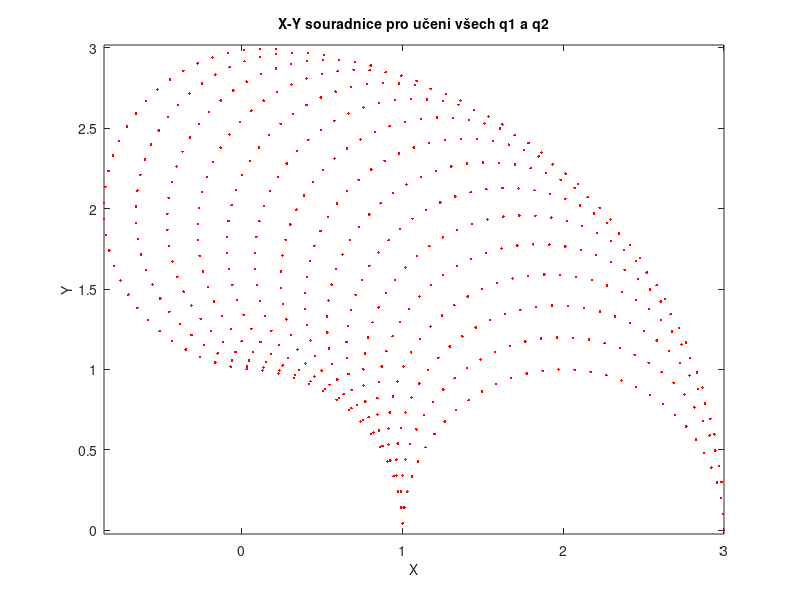
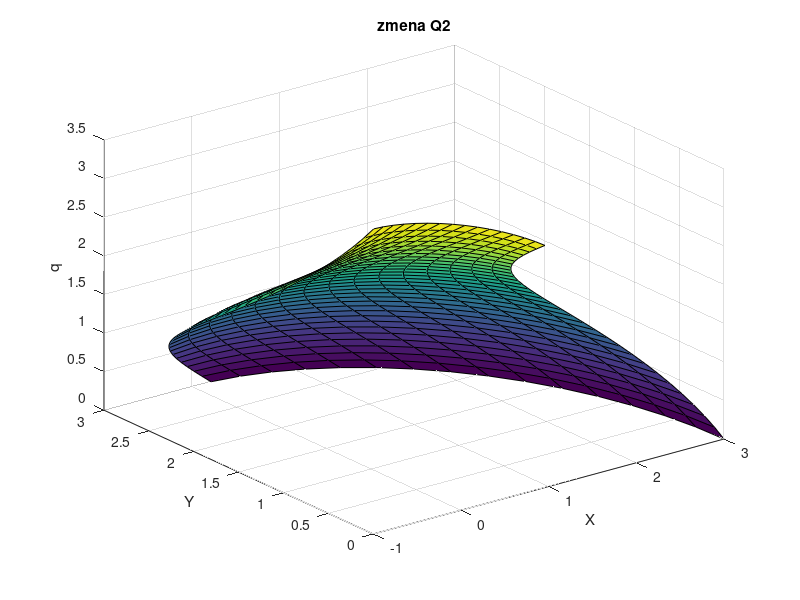
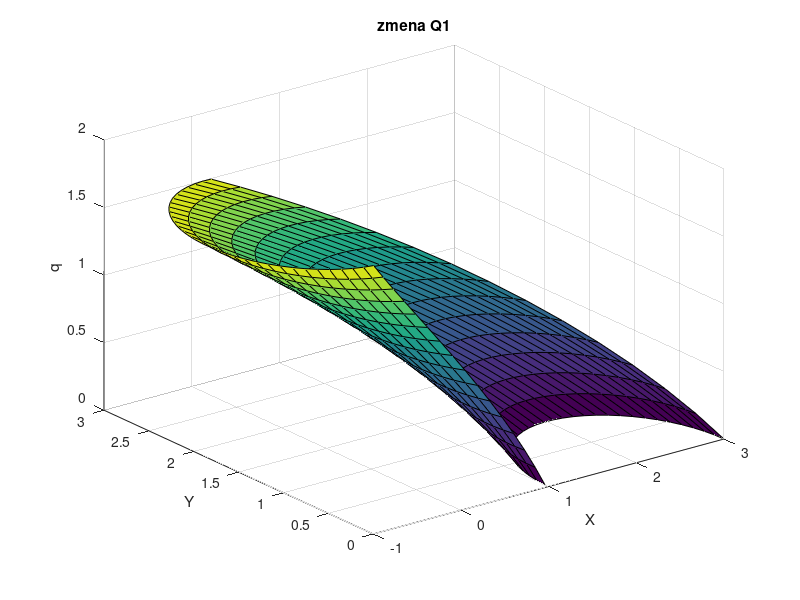

Reproduce these figures in MATLAB, in order. (Note: this script raises an error after producing the figures.)
clc
clear all
close all

l1 = 2; % length of first arm
l2 = 1; % length of second arm

q1 = 0:0.1:pi/2; % all possible theta1 values
q2 = 0:0.1:pi; % all possible theta2 values

[Q1,Q2] = meshgrid(q1,q2); % generate grid of angle values

X = l1 * cos(Q1) + l2 * cos(Q1 + Q2); % compute x coordinates
Y = l1 * sin(Q1) + l2 * sin(Q1 + Q2); % compute y coordinates

data1 = [X(:) Y(:) Q1(:)]; % create x-y-theta1 dataset
data2 = [X(:) Y(:) Q2(:)]; % create x-y-theta2 dataset

    figure(1);
  plot(X(:),Y(:),'r.'); 
  axis equal;
  xlabel('X','fontsize',10)
  ylabel('Y','fontsize',10)
  title('X-Y souradnice pro učeni všech q1 a q2','fontsize',10)
% Vytvoření grafu
figure(7);
surf(X,Y, Q1);
hold on
xlabel('X');
ylabel('Y');
zlabel('q');
title('zmena Q1');
% 

figure(2);
surf(X,Y, Q2);
hold on
xlabel('X');
ylabel('Y');
zlabel('q');
title('zmena Q2');

%% učeni
% opt = anfisOptions;
% opt.InitialFIS = 12;
% opt.EpochNumber = 150;
% opt.DisplayANFISInformation = 0;
% opt.DisplayErrorValues = 0;
% opt.DisplayStepSize = 0;
% opt.DisplayFinalResults = 0;

% disp('--> Training first ANFIS network.')
% 
% anfis1 = anfis(data1,opt);
% 
% disp('--> Training second ANFIS network.')
% 
% opt.InitialFIS = 12;
% anfis2 = anfis(data2,opt);
%% kontrola naučeni
anfis1 = readfis('anfis1.fis');
anfis2 = readfis('anfis2.fis');

x = 0:0.1:1.5; % x coordinates for validation
y = 1.5:0.1:2.5; % y coordinates for validation

[X,Y] = meshgrid(x,y);

XY = [X(:) Y(:)];
q1eval = evalfis(anfis1,XY); % theta1 predicted by anfis1
q2eval = evalfis(anfis2,XY); % theta2 predicted by anfis2
Xeval = l1 * cos(q1eval) + l2 * cos(q1eval + q2eval); % compute x coordinates
Yeval = l1 * sin(q1eval) + l2 * sin(q1eval + q2eval); % compute y coordinates
XYeval = [Xeval(:) Yeval(:)];
figure(3)
plot(X,Y)
hold on
scatter(Xeval,Yeval) 
ylabel('THETA1D - THETA1P')
title('Deduced XY - Predicted XY')

Xs=reshape(X, [], 1);
Ys=reshape(Y, [], 1);

divX=Xs-Xeval;
divY=Ys-Yeval;

% určeni chyby daneho systemu
figure(4)
subplot(1,2,1)
plot(divX)

subplot(1,2,2)
plot(divY)
ylabel('THETA1D - THETA1P')
title('Deduced theta1 - Predicted theta1')


%% Prepočet na 360
x = -1.5:0.1:1.5; % x coordinates for validation
y = -2.5:0.1:2.5; % y coordinates for validation

[X,Y] = meshgrid(x,y);
%XYabs = [abs(X(:)) abs(Y(:))];
XY = [X(:) Y(:)];
for i=1:1581
if(XY(i,1)>0 && XY(i,2)>0)
    XYabs(i,:) = XY(i,:);
end
if(XY(i,1)<=0 && XY(i,2)>0)
    XYabs(i,:) =[XY(i,2) abs(XY(i,1))] ;
end
if(XY(i,1)>0 && XY(i,2)<=0)
    XYabs(i,:) =[abs(XY(i,2)) XY(i,1)] ;
end
if(XY(i,1)<=0 && XY(i,2)<=0)
    XYabs(i,:) =[abs(XY(i,1)) abs(XY(i,2))] ;
end
end

q1eval = evalfis(anfis1,XYabs); % theta1 predicted by anfis1
q2eval = evalfis(anfis2,XYabs); % theta2 predicted by anfis2
kvad = readfis('kvadranty.fis');
q1eval =evalfis(kvad,XY)+q1eval;

Xeval = l1 * cos(q1eval) + l2 * cos(q1eval + q2eval); % compute x coordinates
Yeval = l1 * sin(q1eval) + l2 * sin(q1eval + q2eval); % compute y coordinates
XYeval = [Xeval(:) Yeval(:)];

figure(5)
plot(X,Y)
hold on
scatter(Xeval,Yeval) 
title('Deduced-Predicted')
